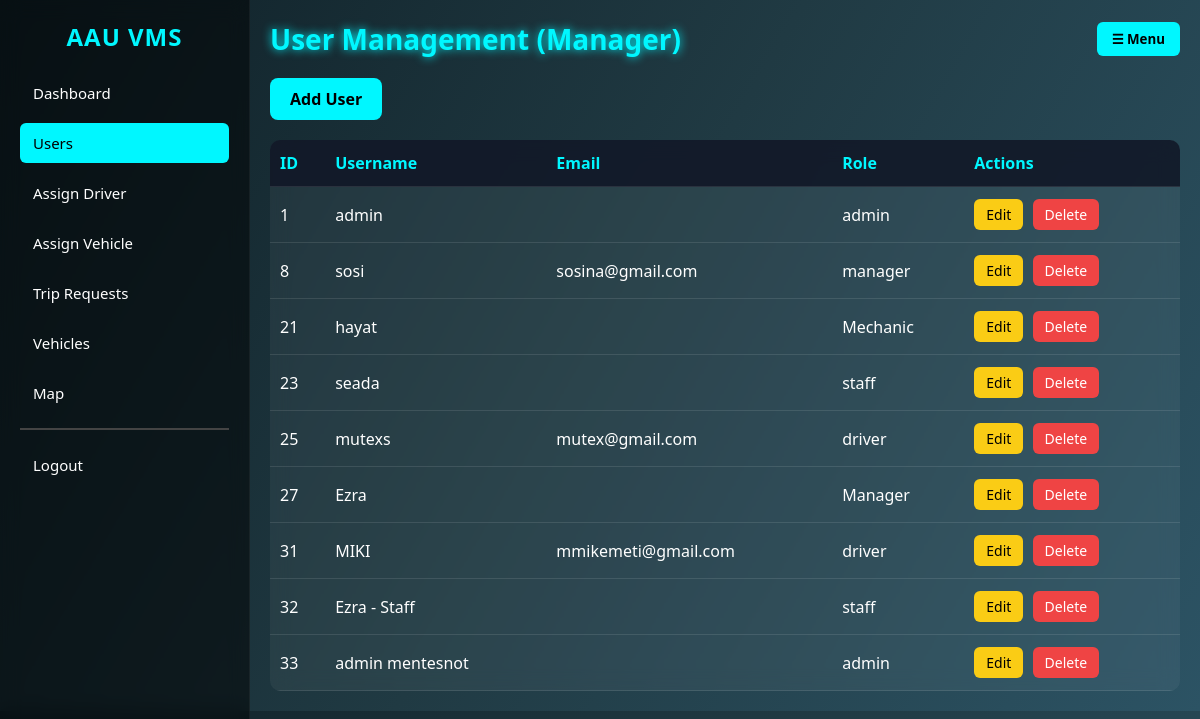
The app's page /dashboard/Manager/manage_users.php (signed in) with its own data.
### tables this page shows
CREATE TABLE `users` (
  `id` int(11) NOT NULL,
  `username` varchar(50) DEFAULT NULL,
  `email` varchar(255) DEFAULT NULL,
  `password` varchar(255) DEFAULT NULL,
  `role` varchar(20) DEFAULT NULL,
  `created_at` timestamp NOT NULL DEFAULT current_timestamp(),
  `status` enum('active','inactive') NOT NULL DEFAULT 'active'
);

### dashboard/Manager/manage_users.php (the view, shortened to what this page needs)
<?php
include("../../config/db.php");
$result = mysqli_query($conn,"SELECT * FROM users");
?>
<!DOCTYPE html>
<html>
<head>
<link rel="stylesheet" href="../../assets/css/dashboard.css">
</head>
<body>
<div class="sidebar" id="sidebar">
    <h2>AAU VMS</h2>
    <a href="manager_dashboard.php">Dashboard</a>
    <a href="manage_users.php" class="active">Users</a>
    <a href="assign_driver.php">Assign Driver</a>
    <a href="assign_vehicle.php">Assign Vehicle</a>
    <a href="manage_requests.php">Trip Requests</a>
    <a href="manager_vehicles.php">Vehicles</a>
    <a href="fleet_map.php">Map</a>
    <hr style="border:0.5px solid #444; margin:15px 0;">
    <a href="../../auth/logout.php">Logout</a>
</div>
<div class="main" id="main-content">
    <div class="topbar">
        <h1>User Management (Manager)</h1>
        <button class="btn-toggle-sidebar" onclick="toggleSidebar()">☰ Menu</button>
    </div>
    <a href="add_user.php" class="add-btn">Add User</a>
    <table>
        <tr>
            <th>ID</th>
            <th>Username</th>
            <th>Email</th>
            <th>Role</th>
            <th>Actions</th>
        </tr>
        <?php while($row=mysqli_fetch_assoc($result)){ ?>
        <tr>
            <td><?php echo $row['id']; ?></td>
            <td><?php echo $row['username']; ?></td>
            <td><?php echo $row['email']; ?></td>
            <td><?php echo $row['role']; ?></td>
            <td>
                <a href="edit_user.php?id=<?php echo $row['id']; ?>" class="action-btn edit-btn">Edit</a>
                <a href="delete_user.php?id=<?php echo $row['id']; ?>"
                   class="action-btn delete-btn"
                   onclick="return confirm('Are you sure you want to delete this user?');">
                   Delete
                </a>
            </td>
        </tr>
        <?php } ?>
    </table>
</div>
</body>
</html>

### assets/css/dashboard.css (style rules this page uses)
* { margin:0; padding:0; box-sizing:border-box; font-family:'Segoe UI',sans-serif; }
body { background:#32065a; color:rgb(3, 1, 1); display:flex; }
.sidebar { width:240px; height:100vh; background:#020617; padding-top:30px; position:fixed; left:0; top:0; border-right:1px solid rgba(255,255,255,.05); }
.sidebar h2 { text-align:center; color:#38bdf8; margin-bottom:40px; letter-spacing:1px; }
.sidebar a { display:block; padding:15px 25px; color:white; text-decoration:none; transition:.3s; font-size:15px; border-left:3px solid transparent; }
.main { margin-left:240px; width:100%; padding:40px; }
.topbar { display:flex; justify-content:space-between; align-items:center; margin-bottom:30px; }
.topbar h1 { font-size:28px; color:#38bdf8; text-shadow:0 0 10px rgba(56,189,248,.6); }

### dashboard/Manager/manage_users.php (style rules this page uses)
body { margin:0; font-family:'Segoe UI',sans-serif; background: linear-gradient(120deg,#0f2027,#203a43,#2c5364); color:white; }
.sidebar { position: fixed; left:0; top:0; width:250px; height:100%; background: rgba(0,0,0,0.5); backdrop-filter: blur(10px); padding:20px; transition: all 0.3s; overflow-y:auto; z-index:1000; }
.sidebar h2 { color:#00f7ff; text-align:center; margin-bottom:20px; }
.sidebar a { display:block; padding:10px; margin:10px 0; color:white; text-decoration:none; border-radius:6px; transition:.3s; }
.sidebar a:hover, .sidebar a.active { background:#00f7ff; color:black; }
.main { margin-left:250px; padding:20px; transition: margin-left 0.3s; }
.topbar { display:flex; justify-content:space-between; align-items:center; margin-bottom:20px; }
.topbar h1 { margin:0; color:#00f7ff; text-shadow:0 0 10px #00f7ff; }
.btn-toggle-sidebar { background:#00f7ff; color:black; border:none; padding:8px 15px; border-radius:6px; cursor:pointer; font-weight:bold; }
.add-btn { display:inline-block; margin-bottom:20px; padding:10px 20px; background:#00f7ff; color:black; font-weight:bold; border-radius:8px; text-decoration:none; transition:.3s; }
table { width:100%; border-collapse: collapse; background: rgba(255,255,255,0.05); backdrop-filter: blur(10px); border-radius: 10px; overflow:hidden; }
table th, table td { padding:12px 10px; border-bottom:1px solid rgba(255,255,255,0.1); text-align:left; }
table th { background: rgba(17,24,39,0.9); color:#00f7ff; }
.action-btn { padding:6px 12px; border-radius:6px; text-decoration:none; font-size:14px; margin-right:5px; transition:.3s; display:inline-block; }
.edit-btn { background:#facc15; color:#000; }
.delete-btn { background:#ef4444; color:#fff; }

### records on screen
users: id "1", username "admin", role "admin"
users: id "8", username "sosi", email "sosina@gmail.com", role "manager"
users: id "21", username "hayat", role "Mechanic"
users: id "23", username "seada", role "staff"
users: id "25", username "mutexs", email "mutex@gmail.com", role "driver"
users: id "27", username "Ezra", role "Manager"
users: id "31", username "MIKI", email "mmikemeti@gmail.com", role "driver"
users: id "32", username "Ezra - Staff", role "staff"
users: id "33", username "admin mentesnot", role "admin"
